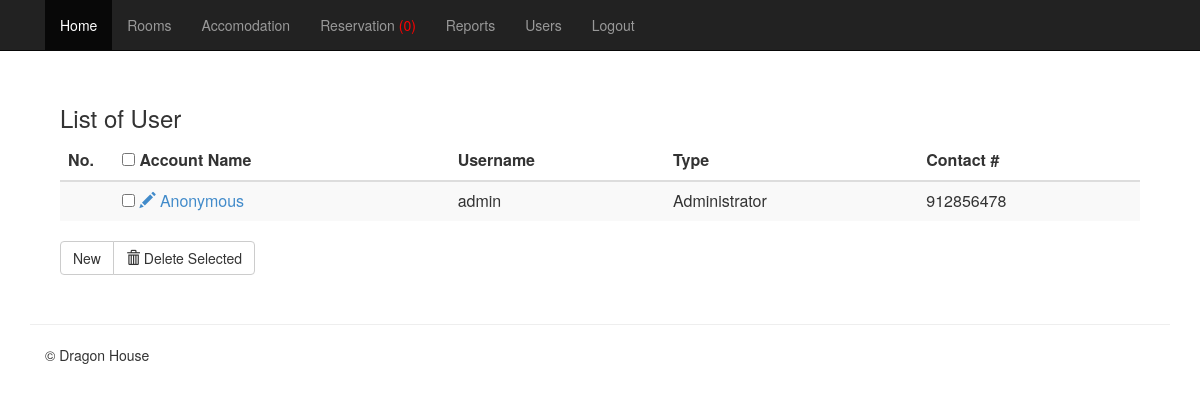
Screenshot of /admin/mod_users/index.php (signed in) with the database file from the repository.
### tables this page shows
CREATE TABLE IF NOT EXISTS `tbluseraccount` (
  `USERID` int(11) NOT NULL AUTO_INCREMENT,
  `UNAME` varchar(30) NOT NULL,
  `USER_NAME` varchar(30) NOT NULL,
  `UPASS` varchar(90) NOT NULL,
  `ROLE` varchar(30) NOT NULL,
  `PHONE` int(11) NOT NULL,
  PRIMARY KEY (`USERID`)
);

### admin/mod_users/index.php (called while the page is built, shortened)
<?php
require_once '../themes/backendTemplate.php';
?>

### includes/database.php (called while the page is built, shortened)
<?php
class Database {
	var $sql_string = '';
	private $conn;
	public function open_connection() {
		$this->conn = mysqli_connect(DB_SERVER,DB_USER,DB_PASS);
		if(!$this->conn){
			echo "Problem in database connection! Contact administrator!";
			exit();
		}else{
			$db_select = mysqli_select_db($this->conn,DB_NAME);
		}
	}
	function setQuery($sql='') {
		$this->sql_string=$sql;
	}
	function executeQuery() {
		$result = mysqli_query($this->conn,$this->sql_string);
		return $result;
	}
	private function confirm_query($result) {
		return $result;
	}
	function loadResultList( $key='' ) {
		$cur = $this->executeQuery();
		$array = array();
		while ($row = mysqli_fetch_object($cur)) {
			if ($key) {
				$array[$row->$key] = $row;
			} else {
				$array[] = $row;
			}
		}
		return $array;
	}
}
$mydb = new Database();
?>

### admin/mod_users/list.php (the view, shortened to what this page needs)
<div class="container">
			<div class="panel-body">
				<h3 align="left">List of User</h3>
			    <form action="controller.php?action=delete" Method="POST">
					<table id="example" class="table table-striped" cellspacing="0">
				  <thead>
				  	<tr >
				  		<th>No.</th>
				  		<th>
				  		 <input type="checkbox" name="chkall" id="chkall" onclick="return checkall('selector[]');">
				  		 Account Name</th>
				  		<th>Username</th>
				  		<th>Type</th>
						<th>Contact #</th>
				  	</tr>
				  </thead>
				  <tbody>
				  	<?php
				  		$mydb->setQuery("SELECT * FROM `tbluseraccount`");
				  		$cur = $mydb->loadResultList();
						foreach ($cur as $result) {
				  		echo '<tr>';
						echo '<td width="5%" align="center"></td>';
				  		echo '<td><input type="checkbox" name="selector[]" id="selector[]" value="'.$result->USERID. '"/>
				  				<a  href="index.php?view=edit&id='.$result->USERID.'">  <span class="glyphicon glyphicon-pencil">
				  				<a href="index.php?view=edit&id='.$result->USERID.'">' . ' '.$result->UNAME.'</a></td>';
				  		echo '<td>'. $result->USER_NAME.'</td>';
				  		echo '<td>'. $result->ROLE.'</td>';
				  		echo '<td>'. $result->PHONE.'</td>';
				  		echo '</tr>';
				  	}
				  	?>
				  </tbody>
				</table>
				<div class="btn-group">
				  <a href="index.php?view=add" class="btn btn-default">New</a>
				  <button type="submit" class="btn btn-default" name="delete"><span class="glyphicon glyphicon-trash"></span> Delete Selected</button>
				</div>
				</form>
	  		</div>
</div>

### admin/css/offcanvas.css (style rules this page uses)
body { padding-top: 70px; }

### rows the page displays
tbluseraccount: UNAME "Anonymous", USER_NAME "admin", ROLE "Administrator", PHONE "912856478"

### other values shown
$result->Total "0"
